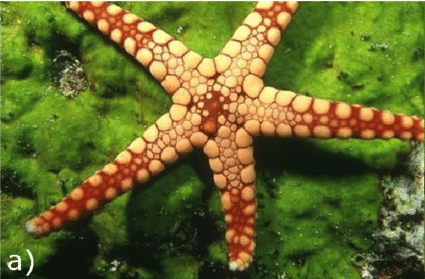
#> input picture STARfish.jpg, 425 x 279 px
$ python gmm_np.py
#> lines starting #> are read from the running program, lines starting #| are printed output that depends on the picture; long printed decimals are rounded
import time
import numpy as np
from matplotlib import pyplot

from scipy import ndimage
from sklearn.cluster import KMeans
from PIL import Image
def initialise_parameters(features, k, d=None, means=None, covariances=None, weights=None):
    """
    Initialises parameters: means, covariances, and mixing probabilities if undefined.

    Arguments:
    features -- input features data set
    k -- number of components in the Gaussian Mixture Model
    """
    if not means or not covariances:
        print("Starting The Initialization")
        val = 250
        n = features.shape[0]
        # Shuffle features set
        indices = np.arange(n)
        np.random.shuffle(indices)
        features_shuffled = features[indices]
        print("Shape of feature_shuffled ", features_shuffled.shape)
        # Estimate means/covariances (or both)
        if not means:
            kmeans = KMeans(n_clusters=k, random_state=0).fit(features.reshape(-1, 1))
            means = kmeans.cluster_centers_
            print("shape of means ", type(means))
            print("Means values ", means)
        if not covariances:
            assert d is not None
            covariances = [val * np.identity(d) for i in range(k)]

    if not weights:
        weights = np.ones(k) / k

    return (np.asarray([[100], [70]]), covariances, weights)

# gaussian function
def gau(mean, var, varInv, feature, d):
    var_det = np.linalg.det(var)
    a = np.sqrt(((2 * (np.pi))**d) * var_det)
    b = np.exp(-0.5 * np.dot((feature - mean), np.dot(varInv, (feature - mean).T)))
    return b / a

def smsi_likeli(mean, var, varInv, s_value, feature, d):
    temp = []
    for x in range(k):
        temp.append(s_value * gau(mean[x], var[x], varInv[x], feature, d))
    return np.array(temp)

def saliency(img):
    c = np.fft.fft2(img)
    d = c
    print("shape of c :", c.shape)
    print(c)
    phase_spectrum = np.angle(c)
    mag = np.abs(c)
    spectralResidual = np.exp(np.log(mag) - ndimage.uniform_filter(np.log(mag), size=5))

    c[:, :] = c[:, :] * spectralResidual / mag
    c = np.fft.ifft2(c).real
    mag = np.abs(c)
    mag = ndimage.gaussian_filter(mag, sigma=3)
    mag = (mag - mag.min()) / (mag.max() - mag.min())
    pyplot.subplot(2, 2, 2)
    pyplot.imshow( 10000 * np.exp(mag), cmap='gray')
    pyplot.show()
    print("shape of mag ", mag.shape)
    return mag

def neighbor_prob(img, fun):
    mask = np.ones((3, 3))
    result = ndimage.generic_filter(img, function=fun, footprint=mask, mode='constant', cval=np.NaN)
    return result

def sliding_window(im):
    rows, cols = im.shape
    final = np.zeros((rows, cols, 3, 3))
    for x in (0, 1, 2):
        for y in (0, 1, 2):
            im1 = np.vstack((im[x:], im[:x]))
            im1 = np.column_stack((im1[:, y:], im1[:, :y]))
            final[x::3, y::3] = np.swapaxes(im1.reshape(int(rows / 3), 3, int(cols / 3), -1), 1, 2)
    return final

input_path = "STARfish.jpg"

# Read the image using Pillow
img = Image.open(input_path).convert("L")  # Convert to grayscale
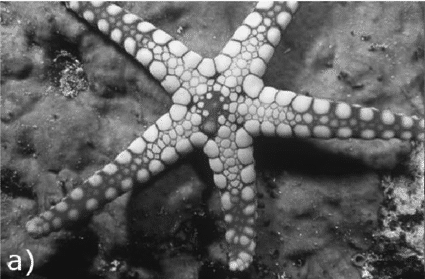
#> img: PIL image 425x279 L; min 17, max 250, mean 98
img = np.array(img)  # Convert to numpy array
print("img shape ", img.shape)
#| img shape  (279, 425)

pyplot.subplot(2, 2, 1)
pyplot.imshow(img, cmap='gray')# no of clusters
pyplot.show()
print("Image can be now seen")
print("Image successfully taken as input")

k = 2
o_shape = img.shape
#> o_shape = (279, 425)

# Gray scale
d = 1

# Array of pixels
feat = img.reshape(-1)
print("Shape of feat ", feat.shape)
#| Shape of feat  (118575,)

# Total no of pixels
N = len(feat)
#> N = 118575

# s = saliency(input_path)
s = saliency(img)
#| shape of c : (279, 425)
#> (printed output is left out)
#> in saliency, `phase_spectrum = np.angle(c)`:
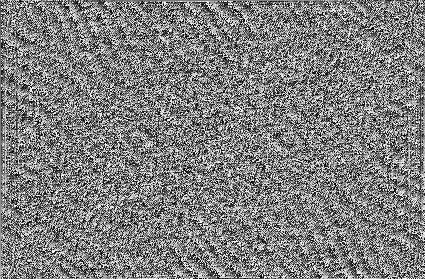
#> phase_spectrum: shape (279, 425) float64; min -3.14, max 3.14, mean -3.12e-18; drawn with min black and max white
#> in saliency, `spectralResidual = np.exp(np.log(mag) - ndimage.uniform_filter(np.log(..`:
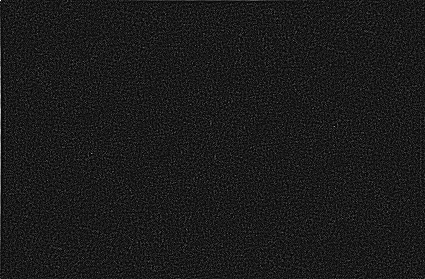
#> spectralResidual: shape (279, 425) float64; min 0.00441, max 11.08, mean 1.18; drawn with min black and max white
#> in saliency, `c = np.fft.ifft2(c).real`:
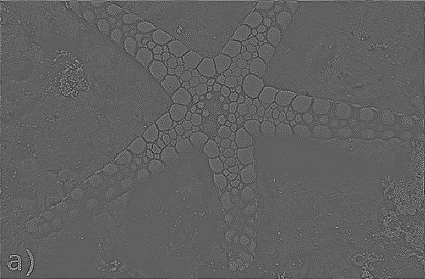
#> c: shape (279, 425) float64; min -0.0322, max 0.0529, mean 9.34e-05; drawn with min black and max white
#> in saliency, `mag = np.abs(c)`:
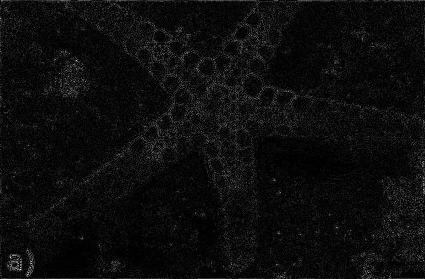
#> mag: shape (279, 425) float64; min 1.18e-09, max 0.0529, mean 0.00268; drawn with min black and max white
#> in saliency, `mag = ndimage.gaussian_filter(mag, sigma=3)`:
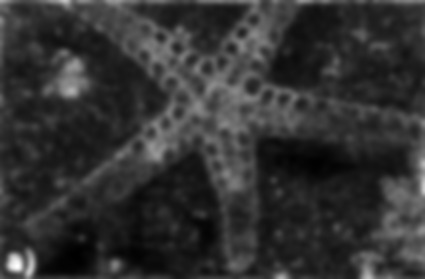
#> mag: shape (279, 425) float64; min 0.000378, max 0.012, mean 0.00268; drawn with min black and max white
#> in saliency, `pyplot.show()`:
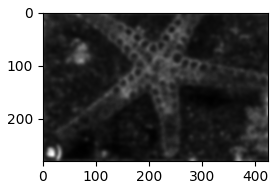
#> figure drawn by matplotlib, 1 panel
#| shape of mag  (279, 425)

means, covariances, weights = initialise_parameters(features=feat, k=k, d=d)
#| Shape of feature_shuffled  (118575,)
#> in initialise_parameters, `means = kmeans.cluster_centers_`: means = [64.93, 156.8]
#| shape of means  <class 'numpy.ndarray'>
#| Means values  [[ 64.927]
#|  [156.774]]
#> means = [100, 70]; covariances = [[250], [250]]; weights = [0.5, 0.5]
covariances_Inv = [np.linalg.inv(covariances[i]) for i in range(k)]
#> covariances_Inv = [[0.004], [0.004]]
meanPrev = [np.array([0]) for i in range(k)] #what is this mean previous doing
iteration = []
logLikelihoods = []
counterr = 0
smsi_init_weights = np.ones((o_shape[0] * o_shape[1], k))

#why initial weights are like this?

# Ri value
R_value = neighbor_prob(s, np.nansum)
R_value = R_value.reshape(-1)
s_value = s.reshape(-1)

while abs((np.asarray(meanPrev) - np.asarray(means)).sum()) > 0.001:
    start = time.time()
    smsi_resp = []
    for i, feature in enumerate(feat):
#> (the run stopped early here; a loop or call above may not have finished)
